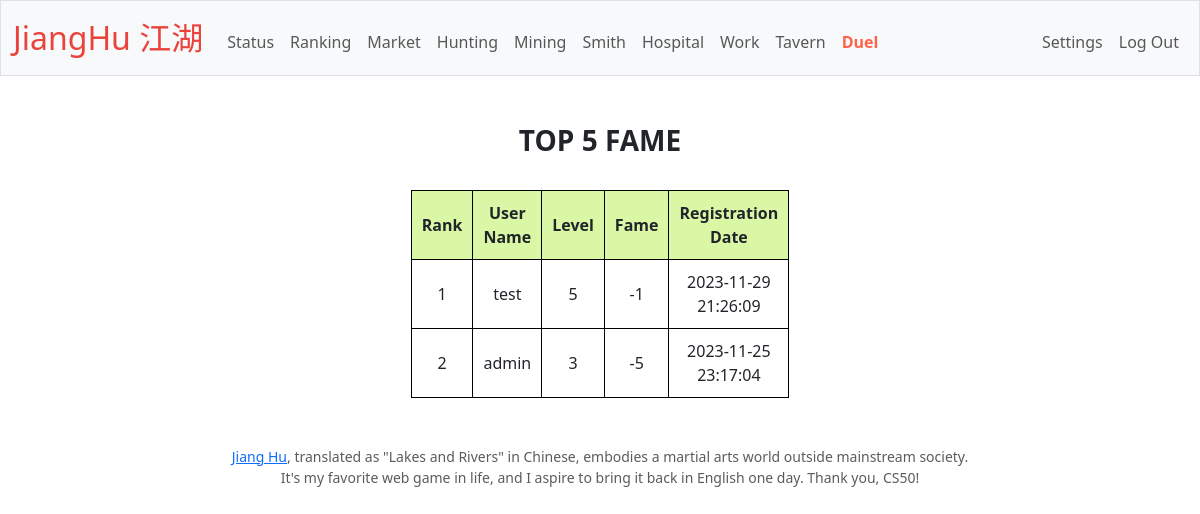
/ranking (signed in), run on an earlier commit of the app's database.
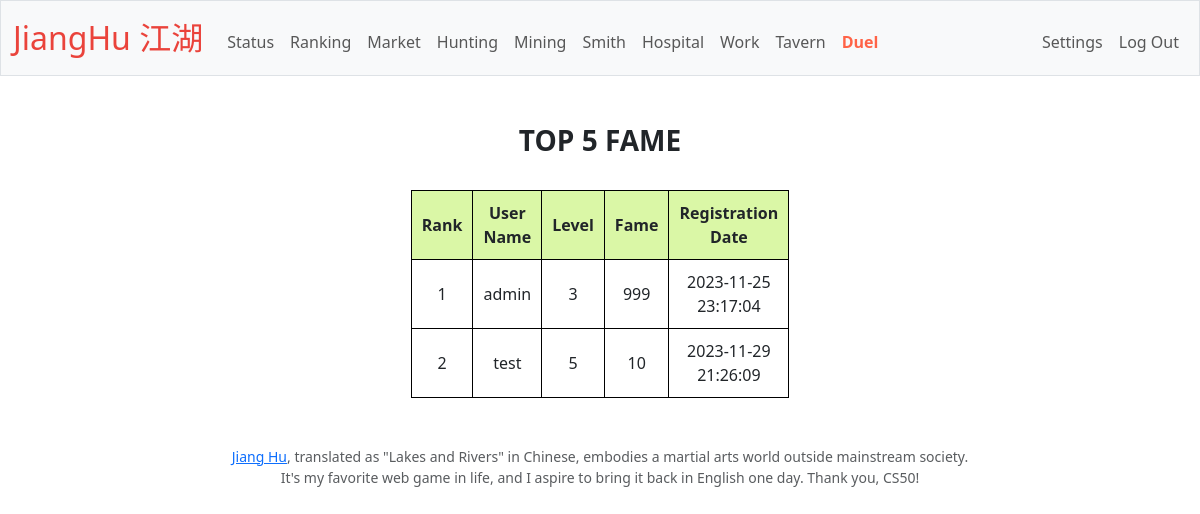
And on a later commit of the database.
### tables this page shows
CREATE TABLE users (
id INTEGER PRIMARY KEY AUTOINCREMENT NOT NULL, 
username TEXT NOT NULL,
hash TEXT NOT NULL,
status TEXT NOT NULL DEFAULT active, 
level INTEGER NOT NULL DEFAULT 1,
fame INTEGER NOT NULL DEFAULT 0,
registration_time TEXT NOT NULL
);

### app.py (the view)
@app.route("/ranking", methods=["GET", "POST"])
@login_required
def ranking():
    rankings = db.execute("SELECT username, level, fame, registration_time FROM users ORDER BY fame DESC LIMIT 5")
    return render_template("ranking.html", rankings=rankings)

### app.py (called while the page is built)
@app.after_request
def after_request(response):
    response.headers["Cache-Control"] = "no-cache, no-store, must-revalidate"
    response.headers["Expires"] = 0
    response.headers["Pragma"] = "no-cache"
    return response

### helpers.py (called while the page is built)
def login_required(f):
    @wraps(f)
    def decorated_function(*args, **kwargs):
        if session.get("user_id") is None:
            return redirect("/login")
        return f(*args, **kwargs)
    return decorated_function

### templates/ranking.html (shortened to what this page needs)
{% extends "layout.html" %}
{% block main %}
    <h3><b>TOP 5 FAME</b></h3><br>
    <table action="/ranking" method="get">
        <tr>
            <th>Rank</th>
            <th>User Name</th>
            <th>Level</th>
            <th>Fame</th>
            <th>Registration Date</th>
        </tr>
        {% for ranking in rankings %}
        <tr>
            <td> {{ loop.index }} </td>
            <td> {{ ranking['username'] }} </td>
            <td> {{ ranking['level'] }} </td>
            <td> {{ ranking['fame'] }} </td>
            <td> {{ ranking['registration_time'] }} </td>
        </tr>
        {% endfor %}
    </table>
{% endblock %}

What changed in the data, as far as the page shows it:
changed users "admin": fame "-5" → "999"; moves up the list
changed users "test": fame "-1" → "10"
